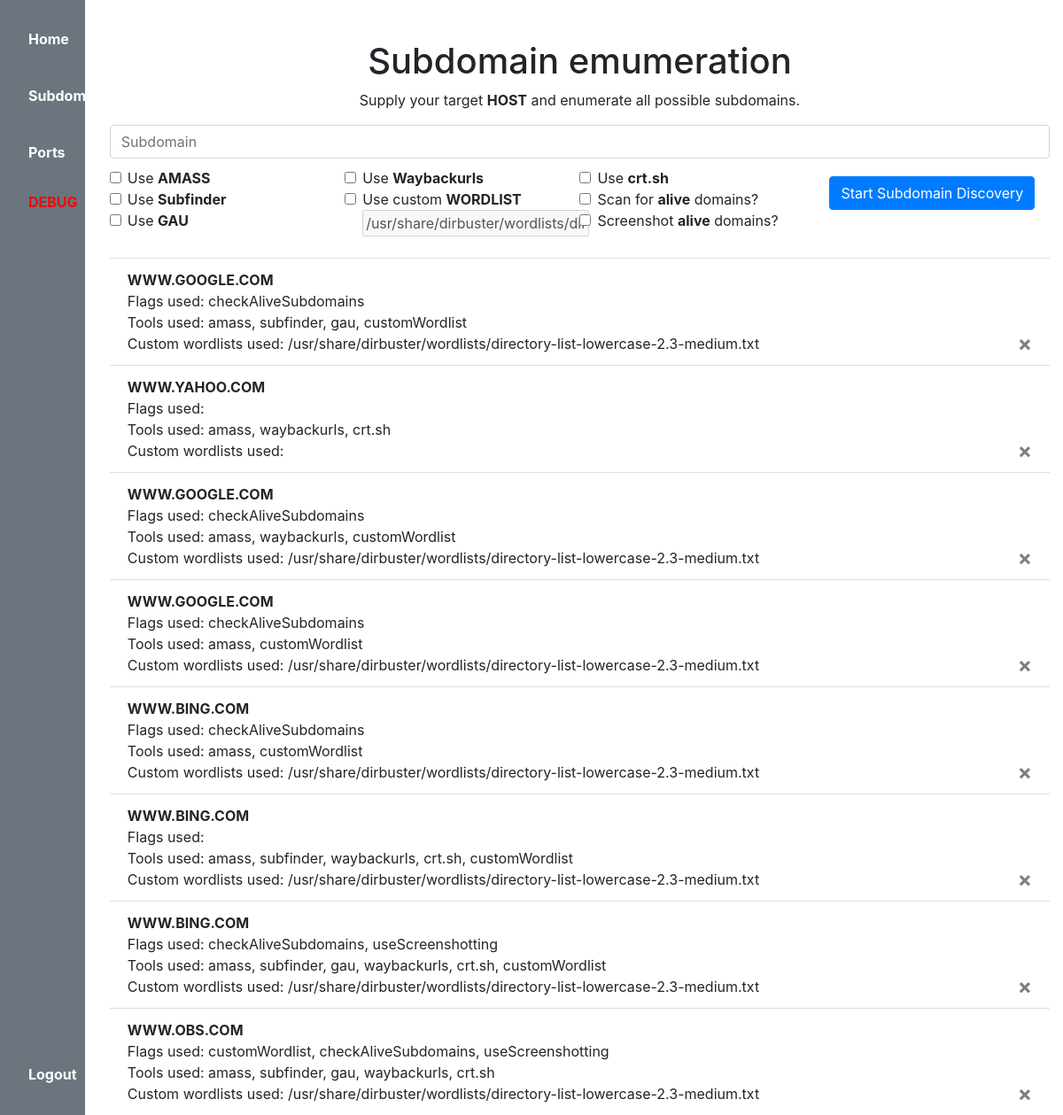
The app's page /subdomains (signed in) with its own data.
### website/models.py (models this page shows)
class Subdomains(db.Model, UserMixin):
    id = db.Column(db.Integer, primary_key=True)
    url = db.Column(db.String(500))
    methods = db.Column(db.String(1000))
    tools = db.Column(db.String(1000))
    files = db.Column(db.String(1000))
    date = db.Column(db.DateTime(timezone=True), default=func.now())
    user_id = db.Column(db.Integer, db.ForeignKey('user.id'))

### website/views.py (the view, shortened to what this page needs)
@views.route('/subdomains', methods=['GET', 'POST'])
@login_required
def subdomains():
    subdomains = Subdomains.query.all()
    return render_template('subdomains.html', user=current_user, subdomains=subdomains)

### website/__init__.py (called while the page is built)
def create_app():
    app = Flask(__name__)
    app.config['SECRET_KEY'] = 'hjshjhdjah kjshkjdhjs'
    app.config['SQLALCHEMY_DATABASE_URI'] = f'sqlite:///{DB_NAME}'
    db.init_app(app)
    from .views import views
    from .auth import auth
    app.register_blueprint(views, url_prefix='/')
    app.register_blueprint(auth, url_prefix='/')
    from .models import User
    with app.app_context():
        db.create_all()
    login_manager = LoginManager()
    login_manager.login_view = 'auth.login'
    login_manager.init_app(app)
    @login_manager.user_loader
    def load_user(id):
        return User.query.get(int(id))
    return app

### website/templates/subdomains.html (shortened to what this page needs)
{% extends "base.html" %} {% block title %}Home{% endblock %} {% block content %}
{% autoescape false %}
<h1/align="center" style="margin-top: 2%;">Subdomain emumeration</h1>
<p/align="center">
    Supply your target <b>HOST</b> and enumerate all possible subdomains.
</p>
<div class="box">
    <ul class="list-group list-group-flush" id="subdomains">
    <div class="embed">
        <form method="POST">
            <div>
                <input/align="center" class="form-control" type="text" placeholder="Subdomain" name="subdomain">
                <div/align="left" class="tools-used-box" style="margin-top: 10px;">
                    <div class="form-check">
                        <input class="form-check-input" type="checkbox" value="true" name="useAMASS" id="flexCheckDefault">
                        <label class="form-check-label" for="flexCheckDefault">
                        Use <b>AMASS</b>
                        </label><br>
                        <input class="form-check-input" type="checkbox" value="true" name="useSubfinder" id="flexCheckDefault">
                        <label class="form-check-label" for="flexCheckDefault">
                        Use <b>Subfinder</b>
                        </label><br>
                        <input class="form-check-input" type="checkbox" value="true" name="useGau" id="flexCheckDefault">
                        <label class="form-check-label" for="flexCheckDefault">
                        Use <b>GAU</b>
                        </label><br>
                    </div>
                </div>
                <div/align="left" class="wordlist-box" style="margin-top: 10px;">
                    <div class="form-check">
                        <input class="form-check-input" type="checkbox" value="true" name="useWaybackurls" id="flexCheckDefault">
                        <label class="form-check-label" for="flexCheckDefault">
                        Use <b>Waybackurls</b>
                        </label><br>
                        <input id="reactiveTickbox" class="form-check-input" type="checkbox" value="true" name="useCustomWordlist" id="flexCheckDefault"
                            onclick="document.getElementById('wordlist').disabled = false;">
                        <label class="form-check-label" for="flexCheckDefault">
                            Use custom <b>WORDLIST</b>
                        </label><br>
                        <input type="text" placeholder="/usr/share/dirbuster/wordlists/directory-list-lowercase-2.3-medium.txt" id="wordlist"
                            value="/usr/share/dirbuster/wordlists/directory-list-lowercase-2.3-medium.txt" name="customWordlist" disabled="True">
                    </div>
                </div>
                <div/align="left" class="tools-used-box" style="margin-top: 10px;">
                    <div class="form-check">
                        <input class="form-check-input" type="checkbox" value="true" name="useCrt.sh" id="flexCheckDefault">
                        <label class="form-check-label" for="flexCheckDefault">
                        Use <b>crt.sh</b>
                        </label><br>
                        <input class="form-check-input" type="checkbox" value="true" name="useAliveCheck" id="flexCheckDefault">
                        <label class="form-check-label" for="flexCheckDefault">
                        Scan for <b>alive</b> domains?
                        </label><br>
                        <input class="form-check-input" type="checkbox" value="true" name="useScreenshotting" id="flexCheckDefault">
                        <label class="form-check-label" for="flexCheckDefault">
                        Screenshot <b>alive</b> domains?
                        </label><br>
                    </div>
                </div>
            </div>
            <div/align="center" class="submit-button" style="margin-top: 10px;">
                <button type="submit" class="separate-button btn btn-primary">Start Subdomain Discovery</button>
                <br>
            </div>
        </form>
    </div class="embed">
    <div class="results">
        <li class="list-group-item"></li>
        {% for subdomain in subdomains %}
            <li class="list-group-item">
                <strong>{{ subdomain.url.upper() }}</strong><br>
                Flags used: {{ subdomain.methods.replace(' ', ', ') }}<br>
                Tools used: {{ subdomain.tools.replace(' ', ', ') }}<br>
                Custom wordlists used: {{ subdomain.files.replace(' ', ', ') }}
                <button type="button" class="close" onClick="deleteSubdomain({{ subdomain.id }})">
                    <span aria-hidden="true">&times;</span>
                </button>
            </li>
        {% endfor %}
    </div>
</div>
{% endautoescape %}
{% endblock %}

### website/templates/base.html (shortened to what this page needs)
<!DOCTYPE html>
<html>
  <head>
    <link
      rel="stylesheet"
      href="https://stackpath.bootstrapcdn.com/bootstrap/4.4.1/css/bootstrap.min.css"
    />
    <link
      rel="stylesheet"
      href="https://stackpath.bootstrapcdn.com/font-awesome/4.7.0/css/font-awesome.min.css"
    />
    <link href="http://127.0.0.1:5000/static/style.css" rel="stylesheet" type="text/css" />
  </head>
  <body>
    <div class="wrapper">
      <div class="div-nav">
        <ul style="display: inline-block;" class="navbar-ul p-3 mb-2 bg-secondary text-white">
          {% if user.is_authenticated %}
            <li><a class="nav-item nav-link p-3 mb-2 bg-secondary text-white" id="home" href="/"><b>Home</b></a></li>
            <li><a class="nav-item nav-link p-3 mb-2 bg-secondary text-white" id="subdomains" href="/subdomains"><b>Subdomains</b></a></li>
            <li><a class="nav-item nav-link p-3 mb-2 bg-secondary text-white" id="ports" href="/ports"><b>Ports</b></a></li>
          {% else %}
            <li><a class="nav-item nav-link p-3 mb-2 bg-secondary text-white" id="login" href="/login"><b>Login</b></a></li>
            <li><a class="nav-item nav-link p-3 mb-2 bg-secondary text-white" id="signUp" href="/sign-up"><b>Sign Up</b></a></li>
          {% endif %}
          {% if user.is_authenticated %}
            {% if user.email == "kristian.paivinen@yahoo.com" %}
              <li><a class="nav-item nav-link" style="color: red" id="home" href="/debug"><b>DEBUG</b></a></li>
            {% endif %}
          {% endif %}
          {% if user.is_authenticated %}
            <li class="nav-item">
              <a class="nav-item nav-link p-3 mb-2 bg-secondary text-white" style="position: absolute; bottom: 10px;" id="logout" href="/logout"><b>Logout</b></a>
            </li>
          {% endif %}
        </ul>
      </div>
      <div class="container">
        <br>
        {% block content %} {% endblock %}
      </div>
    </div>
  </body>
</html>

### website/static/style.css (style rules this page uses)
.wrapper { padding: 0; display:flex; flex-direction:row; }
.separate-button { margin-top: 10px; margin-bottom: 10px; }
.container { margin-top: 0%; }
.navbar-ul { list-style-type: none; margin: 0; padding: 0; width: 8%; position: fixed; height: 100%; overflow: auto; }
li a { display: block; padding: 8px 16px; text-decoration: none; }
.wrapper { border: 1px; }
.div-nav { display: inline-block; width: 10%; }
.tools-used-box { width: 25%; height: 100%; float: left; }
.wordlist-box { width: 25%; height: 100%; float: left; }
.submit-button { width: 100%; height: 100%; }

### records on screen
Subdomains: url "WWW.GOOGLE.COM", methods.replace "checkAliveSubdomains", tools.replace "amass, subfinder, gau, customWordlist", files.replace "/usr/share/dirbuster/wordlists/directory-list-lowercase-2.3-medium.txt"
Subdomains: url "WWW.YAHOO.COM", tools.replace "amass, waybackurls, crt.sh"
Subdomains: url "WWW.GOOGLE.COM", methods.replace "checkAliveSubdomains", tools.replace "amass, waybackurls, customWordlist", files.replace "/usr/share/dirbuster/wordlists/directory-list-lowercase-2.3-medium.txt"
Subdomains: url "WWW.GOOGLE.COM", methods.replace "checkAliveSubdomains", tools.replace "amass, customWordlist", files.replace "/usr/share/dirbuster/wordlists/directory-list-lowercase-2.3-medium.txt"
Subdomains: url "WWW.BING.COM", methods.replace "checkAliveSubdomains", tools.replace "amass, customWordlist", files.replace "/usr/share/dirbuster/wordlists/directory-list-lowercase-2.3-medium.txt"
Subdomains: url "WWW.BING.COM", tools.replace "amass, subfinder, waybackurls, crt.sh, customWordlist", files.replace "/usr/share/dirbuster/wordlists/directory-list-lowercase-2.3-medium.txt"
Subdomains: url "WWW.BING.COM", methods.replace "checkAliveSubdomains, useScreenshotting", tools.replace "amass, subfinder, gau, waybackurls, crt.sh, customWordlist", files.replace "/usr/share/dirbuster/wordlists/directory-list-lowercase-2.3-medium.txt"
Subdomains: url "WWW.OBS.COM", methods.replace "customWordlist, checkAliveSubdomains, useScreenshotting", tools.replace "amass, subfinder, gau, waybackurls, crt.sh", files.replace "/usr/share/dirbuster/wordlists/directory-list-lowercase-2.3-medium.txt"
